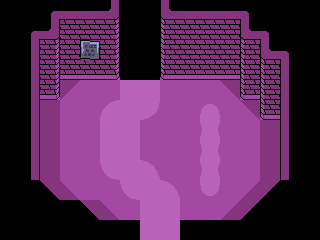

A level layout from a 2D game, rendered from its tile map. Below: a short description, then the map file with its tile-grid data intact:
An orthogonal 16x12 tile map with 20x20 px tiles, 2 tile layers (Tile Layer 1, Tile Layer 2), 3 tilesets and 30 objects (6x button, 4x door, 2x scene, wallswitch, largedoor, ...).

<map version="1.4" tiledversion="1.4.3" orientation="orthogonal" renderorder="right-down" width="16" height="12" tilewidth="20" tileheight="20" infinite="0" nextlayerid="7" nextobjectid="332">
 <editorsettings>
  <export target="tiledata.lua" format="lua" />
 </editorsettings>
 <tileset firstgid="1" source="../../Tilesets/ruins1.tsx" />
 <tileset firstgid="153" source="../../Tilesets/ruins2.tsx" />
 <tileset firstgid="257" source="../../Tilesets/ruins3.tsx" />
 <layer id="1" name="Tile Layer 1" width="16" height="12">
  <data encoding="csv">
163,163,30,23,23,24,163,163,22,23,23,23,31,163,163,163,
163,30,24,259,259,260,163,163,258,259,259,259,22,31,163,163,
163,16,260,259,259,260,163,163,258,259,259,259,258,22,31,163,
163,16,260,267,267,268,163,163,266,267,267,267,258,258,14,163,
163,16,268,17,17,17,162,162,17,17,17,17,266,258,14,163,
163,16,222,17,17,25,162,34,17,17,188,17,17,266,14,163,
163,16,222,17,17,162,162,17,17,17,184,17,17,222,14,163,
163,16,222,17,17,162,162,17,17,17,184,17,17,222,14,163,
163,16,222,17,17,33,162,26,17,17,184,17,17,222,14,163,
163,163,222,17,17,17,33,162,26,17,191,17,17,155,163,163,
163,163,163,163,222,17,17,162,162,17,17,17,155,163,163,163,
163,163,163,163,163,163,163,162,162,163,163,163,163,163,163,163
</data>
 </layer>
 <layer id="2" name="Tile Layer 2" width="16" height="12">
  <data encoding="csv">
0,0,0,0,0,0,0,0,0,0,0,0,0,0,0,0,
0,0,0,0,0,0,0,0,0,0,0,0,0,0,0,0,
0,0,0,0,309,0,0,0,0,0,0,0,0,0,0,0,
0,0,0,0,0,0,0,0,0,0,0,0,0,0,0,0,
0,0,0,240,0,0,0,0,0,0,0,239,0,0,0,0,
0,0,0,0,0,0,0,0,0,0,0,0,239,0,0,0,
0,0,0,0,0,0,0,0,0,0,0,0,0,0,0,0,
0,0,0,0,0,0,0,0,0,0,0,0,0,0,0,0,
0,0,0,0,0,0,0,0,0,0,0,0,0,0,0,0,
0,0,208,232,0,0,0,0,0,0,0,0,231,207,0,0,
0,0,0,208,208,232,0,0,0,0,0,231,207,0,0,0,
0,0,0,0,0,0,0,0,0,0,0,0,0,0,0,0
</data>
 </layer>
 <objectgroup id="4" name="collision" visible="0">
  <object id="9" x="160" y="60" width="80" height="20" />
  <object id="10" x="240" y="80" width="20" height="20" />
  <object id="11" x="260" y="100" width="20" height="20" />
  <object id="12" x="280" y="120" width="20" height="60" />
  <object id="13" x="60" y="60" width="60" height="20" />
  <object id="14" x="40" y="80" width="20" height="20" />
  <object id="15" x="20" y="100" width="20" height="80" />
  <object id="16" x="60" y="200" width="20" height="20" />
  <object id="17" x="100" y="220" width="40" height="20" />
  <object id="18" x="180" y="220" width="60" height="20" />
  <object id="96" x="60" y="200">
   <polygon points="0,0 -20,-20 -20,0" />
  </object>
  <object id="175" x="80" y="200">
   <polygon points="0,0 20,20 0,20" />
  </object>
  <object id="176" x="240" y="220">
   <polygon points="0,0 40,-40 40,0" />
  </object>
 </objectgroup>
 <objectgroup id="5" name="events">
  <object id="45" name="button" x="200" y="160" width="20" height="20">
   <properties>
    <property name="good" type="bool" value="false" />
   </properties>
  </object>
  <object id="169" name="button" x="200" y="120" width="20" height="20">
   <properties>
    <property name="good" type="bool" value="false" />
   </properties>
  </object>
  <object id="170" name="button" x="220" y="100" width="20" height="20">
   <properties>
    <property name="good" type="bool" value="true" />
   </properties>
  </object>
  <object id="171" name="button" x="180" y="100" width="20" height="20">
   <properties>
    <property name="good" type="bool" value="true" />
   </properties>
  </object>
  <object id="172" name="button" x="180" y="140" width="20" height="20">
   <properties>
    <property name="good" type="bool" value="true" />
   </properties>
  </object>
  <object id="173" name="button" x="220" y="140" width="20" height="20">
   <properties>
    <property name="good" type="bool" value="true" />
   </properties>
  </object>
  <object id="307" name="wallswitch" x="210" y="58" width="7" height="15" />
  <object id="308" name="largedoor" x="123" y="24" width="34" height="56" />
  <object id="309" name="start" x="150" y="200" width="20" height="20" />
  <object id="316" name="readable" x="80" y="60" width="20" height="20">
   <properties>
    <property name="text">Only the fearless may proceed.
Brave ones, foolish ones.
Both walk not the middle road.</property>
   </properties>
  </object>
  <object id="317" name="door" x="140" y="60" width="20" height="20">
   <properties>
    <property name="map" value="ruins3" />
    <property name="x" type="int" value="130" />
    <property name="y" type="int" value="20" />
   </properties>
  </object>
  <object id="318" name="door" x="120" y="60" width="20" height="20">
   <properties>
    <property name="map" value="ruins3" />
    <property name="x" type="int" value="130" />
    <property name="y" type="int" value="20" />
   </properties>
  </object>
  <object id="323" name="door" x="140" y="220" width="20" height="20">
   <properties>
    <property name="map" value="ruins1" />
    <property name="x" type="int" value="150" />
    <property name="y" type="int" value="340" />
   </properties>
  </object>
  <object id="324" name="door" x="160" y="220" width="20" height="20">
   <properties>
    <property name="map" value="ruins1" />
    <property name="x" type="int" value="150" />
    <property name="y" type="int" value="340" />
   </properties>
  </object>
  <object id="326" name="npc_toriel" x="140" y="108" width="25" height="52" />
  <object id="328" name="scene" x="80" y="180" width="180" height="20">
   <properties>
    <property name="name" value="toriel_scene_1" />
   </properties>
  </object>
  <object id="331" name="scene" x="40" y="124" width="240" height="20">
   <properties>
    <property name="name" value="toriel_walkaway" />
   </properties>
  </object>
 </objectgroup>
</map>